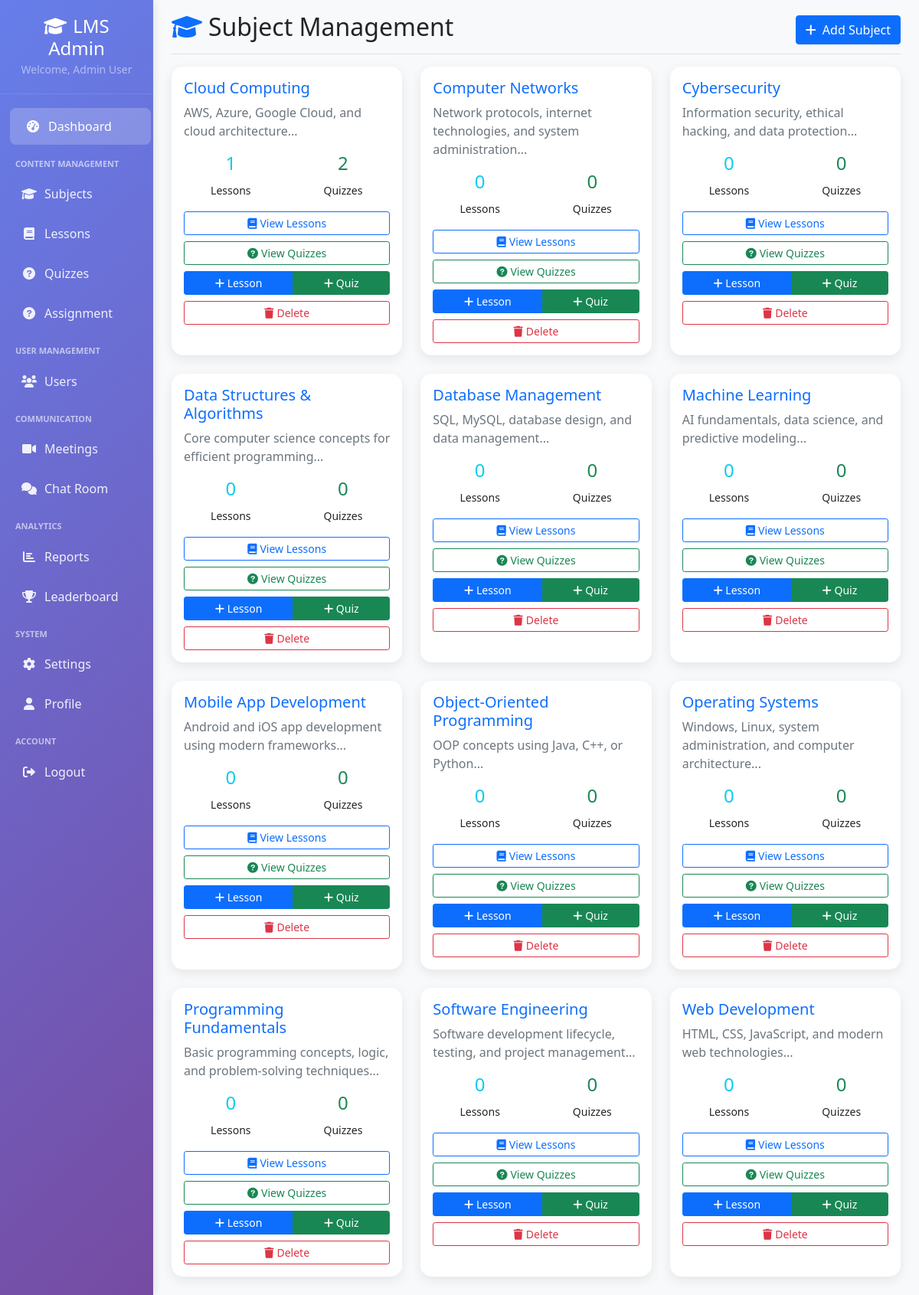
The app's page /admin/subjects.php (signed in) with its own data.
### tables this page shows
CREATE TABLE `subjects` (
  `id` int(11) NOT NULL,
  `name` varchar(100) NOT NULL,
  `description` text DEFAULT NULL,
  `created_by` int(11) DEFAULT 1,
  `status` varchar(20) DEFAULT 'active',
  `created_at` timestamp NOT NULL DEFAULT current_timestamp(),
  `updated_at` timestamp NOT NULL DEFAULT current_timestamp() ON UPDATE current_timestamp(),
  `color` varchar(7) DEFAULT '#007bff',
  `icon` varchar(50) DEFAULT 'book'
);

### admin/subjects.php (the view, shortened to what this page needs)
<?php
$host = 'localhost';
$username = 'root';
$password = '';
$database = 'learning_platform';
$conn = new mysqli($host, $username, $password, $database);
$subjects = $conn->query("
    SELECT s.*,
    (SELECT COUNT(*) FROM lessons WHERE subject_id = s.id) as lesson_count,
    (SELECT COUNT(*) FROM quizzes WHERE subject_id = s.id) as quiz_count
    FROM subjects s
    ORDER BY s.name ASC
");
?>
<!DOCTYPE html>
<html lang="en">
<head>
    <link href="https://cdn.jsdelivr.net/npm/bootstrap@5.1.3/dist/css/bootstrap.min.css" rel="stylesheet">
    <link href="https://cdnjs.cloudflare.com/ajax/libs/font-awesome/6.0.0/css/all.min.css" rel="stylesheet">
</head>
<body>
    <div class="container-fluid">
        <div class="row">
            <nav class="col-md-2 d-md-block sidebar p-0">
                <div class="position-sticky pt-0">
                    <div class="sidebar-brand">
                        <h4><i class="fas fa-graduation-cap me-2"></i>LMS Admin</h4>
                        <small class="text-white-50">Welcome, <?php echo htmlspecialchars($_SESSION['name']); ?></small>
                    </div>
                    <ul class="nav flex-column py-3">
                        <li class="nav-item">
                            <a class="nav-link active" href="dashboard.php">
                                <i class="fas fa-tachometer-alt"></i>Dashboard
                            </a>
                        </li>
                        <div class="nav-section">Content Management</div>
                        <li class="nav-item">
                            <a class="nav-link" href="subjects.php">
                                <i class="fas fa-graduation-cap"></i>Subjects
                            </a>
                        </li>
                        <li class="nav-item">
                            <a class="nav-link" href="lessons.php">
                                <i class="fas fa-book"></i>Lessons
                            </a>
                        </li>
                        <li class="nav-item">
                            <a class="nav-link" href="quizzes.php">
                                <i class="fas fa-question-circle"></i>Quizzes
                            </a>
                        </li>
                        <li class="nav-item">
                            <a class="nav-link" href="assignments.php">
                                <i class="fas fa-question-circle"></i>Assignment
                            </a>
                        </li>
                        <div class="nav-section">User Management</div>
                        <li class="nav-item">
                            <a class="nav-link" href="users.php">
                                <i class="fas fa-users"></i>Users
                            </a>
                        </li>
                        <div class="nav-section">Communication</div>
                        <li class="nav-item">
                            <a class="nav-link" href="meetings.php">
                                <i class="fas fa-video"></i>Meetings
                            </a>
                        </li>
                        <li class="nav-item">
                            <a class="nav-link" href="chatroom.php">
                                <i class="fas fa-comments"></i>Chat Room
                            </a>
                        </li>
                        <div class="nav-section">Analytics</div>
                        <li class="nav-item">
                            <a class="nav-link" href="reports.php">
                                <i class="fas fa-chart-bar"></i>Reports
                            </a>
                        </li>
                        <li class="nav-item">
                            <a class="nav-link" href="leaderboard.php">
                                <i class="fas fa-trophy"></i>Leaderboard
                            </a>
                        </li>
                        <div class="nav-section">System</div>
                        <li class="nav-item">
                            <a class="nav-link" href="settings.php">
                                <i class="fas fa-cog"></i>Settings
                            </a>
                        </li>
                        <li class="nav-item">
                            <a class="nav-link" href="profile.php">
                                <i class="fas fa-user"></i>Profile
                            </a>
                        </li>
                        <div class="nav-section">Account</div>
                        <li class="nav-item">
                            <a class="nav-link" href="../logout.php" onclick="return confirm('Are you sure you want to logout?')">
                                <i class="fas fa-sign-out-alt"></i>Logout
                            </a>
                        </li>
                    </ul>
                </div>
            </nav>
            <main class="col-md-10 ms-sm-auto px-md-4">
                <div class="d-flex justify-content-between flex-wrap flex-md-nowrap align-items-center pt-3 pb-2 mb-3 border-bottom">
                    <h1 class="h2"><i class="fas fa-graduation-cap me-2 text-primary"></i>Subject Management</h1>
                    <button class="btn btn-primary" data-bs-toggle="modal" data-bs-target="#addSubjectModal">
                        <i class="fas fa-plus me-2"></i>Add Subject
                    </button>
                </div>
                <div class="row">
                    <?php if ($subjects && $subjects->num_rows > 0): ?>
                        <?php while ($subject = $subjects->fetch_assoc()): ?>
                        <div class="col-md-4 mb-4">
                            <div class="card h-100">
                                <div class="card-body">
                                    <h5 class="card-title text-primary"><?php echo htmlspecialchars($subject['name']); ?></h5>
                                    <p class="card-text text-muted"><?php echo htmlspecialchars(substr($subject['description'] ?? 'No description', 0, 100)) . '...'; ?></p>
                                    <div class="row text-center mb-3">
                                        <div class="col-6">
                                            <h4 class="text-info"><?php echo $subject['lesson_count']; ?></h4>
                                            <small>Lessons</small>
                                        </div>
                                        <div class="col-6">
                                            <h4 class="text-success"><?php echo $subject['quiz_count']; ?></h4>
                                            <small>Quizzes</small>
                                        </div>
                                    </div>
                                    <div class="d-grid gap-2">
                                        <a href="lessons.php?subject=<?php echo $subject['id']; ?>" class="btn btn-outline-primary btn-sm">
                                            <i class="fas fa-book me-1"></i>View Lessons
                                        </a>
                                        <a href="quizzes.php?subject=<?php echo $subject['id']; ?>" class="btn btn-outline-success btn-sm">
                                            <i class="fas fa-question-circle me-1"></i>View Quizzes
                                        </a>
                                        <div class="btn-group">
                                            <a href="lesson_add.php?subject=<?php echo $subject['id']; ?>" class="btn btn-primary btn-sm">
                                                <i class="fas fa-plus"></i> Lesson
                                            </a>
                                            <a href="quiz_create.php?subject=<?php echo $subject['id']; ?>" class="btn btn-success btn-sm">
                                                <i class="fas fa-plus"></i> Quiz
                                            </a>
                                        </div>
                                        <form method="POST" onsubmit="return confirm('Delete this subject?')">
                                            <button type="submit" class="btn btn-outline-danger btn-sm w-100">
                                                <i class="fas fa-trash me-1"></i>Delete
                                            </button>
                                        </form>
                                    </div>
                                </div>
                            </div>
                        </div>
                        <?php endwhile; ?>
                    <?php endif; ?>
                </div>
            </main>
        </div>
    </div>
</body>
</html>

### admin/subjects.php (style rules this page uses)
body { background-color: #f8f9fa; font-family: 'Segoe UI', Tahoma, Geneva, Verdana, sans-serif; }
.sidebar { min-height: 100vh; background: linear-gradient(135deg, #667eea 0%, #764ba2 100%); box-shadow: 2px 0 10px rgba(0,0,0,0.1); }
.sidebar .nav-link { color: rgba(255, 255, 255, 0.9); padding: 12px 20px; margin: 2px 8px; border-radius: 8px; transition: all 0.3s ease; }
.sidebar .nav-link:hover, .sidebar .nav-link.active { background: rgba(255, 255, 255, 0.2); color: white; transform: translateX(5px); }
.sidebar .nav-link i { width: 20px; text-align: center; margin-right: 10px; }
.card { border: none; border-radius: 15px; box-shadow: 0 5px 15px rgba(0, 0, 0, 0.08); transition: all 0.3s ease; }
.nav-section { color: rgba(255, 255, 255, 0.6); font-size: 11px; font-weight: 600; text-transform: uppercase; padding: 15px 20px 5px; margin-bottom: 0; }
.sidebar-brand { padding: 20px; text-align: center; border-bottom: 1px solid rgba(255, 255, 255, 0.1); }
.sidebar-brand h4 { color: white; margin: 0; }

### records on screen
subjects: name "Cloud Computing", description "AWS, Azure, Google Cloud, and cloud architecture", lesson_count "1", quiz_count "2"
subjects: name "Computer Networks", description "Network protocols, internet technologies, and system administration", lesson_count "0", quiz_count "0"
subjects: name "Cybersecurity", description "Information security, ethical hacking, and data protection", lesson_count "0", quiz_count "0"
subjects: name "Data Structures & Algorithms", description "Core computer science concepts for efficient programming", lesson_count "0", quiz_count "0"
subjects: name "Database Management", description "SQL, MySQL, database design, and data management", lesson_count "0", quiz_count "0"
subjects: name "Machine Learning", description "AI fundamentals, data science, and predictive modeling", lesson_count "0", quiz_count "0"
subjects: name "Mobile App Development", description "Android and iOS app development using modern frameworks", lesson_count "0", quiz_count "0"
subjects: name "Object-Oriented Programming", description "OOP concepts using Java, C++, or Python", lesson_count "0", quiz_count "0"
subjects: name "Operating Systems", description "Windows, Linux, system administration, and computer architecture", lesson_count "0", quiz_count "0"
subjects: name "Programming Fundamentals", description "Basic programming concepts, logic, and problem-solving techniques", lesson_count "0", quiz_count "0"
subjects: name "Software Engineering", description "Software development lifecycle, testing, and project management", lesson_count "0", quiz_count "0"
subjects: name "Web Development", description "HTML, CSS, JavaScript, and modern web technologies", lesson_count "0", quiz_count "0"

### other values on screen
$_SESSION['name'] "Admin User"
